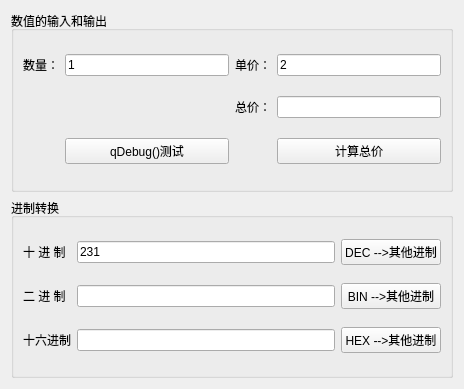
<?xml version="1.0" encoding="UTF-8"?>
<ui version="4.0">
 <class>Widget</class>
 <widget class="QWidget" name="Widget">
  <property name="geometry">
   <rect>
    <x>0</x>
    <y>0</y>
    <width>464</width>
    <height>389</height>
   </rect>
  </property>
  <property name="windowTitle">
   <string>字符串数值转换demo</string>
  </property>
  <layout class="QVBoxLayout" name="verticalLayout">
   <item>
    <widget class="QGroupBox" name="groupBox">
     <property name="title">
      <string>数值的输入和输出</string>
     </property>
     <layout class="QGridLayout" name="gridLayout">
      <item row="0" column="0">
       <widget class="QLabel" name="label">
        <property name="text">
         <string>数量：</string>
        </property>
        <property name="alignment">
         <set>Qt::AlignRight|Qt::AlignTrailing|Qt::AlignVCenter</set>
        </property>
       </widget>
      </item>
      <item row="0" column="1">
       <widget class="QLineEdit" name="editNum">
        <property name="text">
         <string>1</string>
        </property>
       </widget>
      </item>
      <item row="0" column="2">
       <widget class="QLabel" name="label_2">
        <property name="text">
         <string>单价：</string>
        </property>
        <property name="alignment">
         <set>Qt::AlignRight|Qt::AlignTrailing|Qt::AlignVCenter</set>
        </property>
       </widget>
      </item>
      <item row="0" column="3">
       <widget class="QLineEdit" name="editPrice">
        <property name="text">
         <string>2</string>
        </property>
       </widget>
      </item>
      <item row="1" column="2">
       <widget class="QLabel" name="label_3">
        <property name="text">
         <string>总价：</string>
        </property>
        <property name="alignment">
         <set>Qt::AlignRight|Qt::AlignTrailing|Qt::AlignVCenter</set>
        </property>
       </widget>
      </item>
      <item row="1" column="3">
       <widget class="QLineEdit" name="editTotal"/>
      </item>
      <item row="2" column="1">
       <widget class="QPushButton" name="btnDebug">
        <property name="text">
         <string>qDebug()测试</string>
        </property>
       </widget>
      </item>
      <item row="2" column="3">
       <widget class="QPushButton" name="btnCal">
        <property name="text">
         <string>计算总价</string>
        </property>
       </widget>
      </item>
     </layout>
    </widget>
   </item>
   <item>
    <widget class="QGroupBox" name="groupBox_2">
     <property name="title">
      <string>进制转换</string>
     </property>
     <layout class="QGridLayout" name="gridLayout_2">
      <item row="0" column="0">
       <widget class="QLabel" name="label_6">
        <property name="text">
         <string>十 进 制</string>
        </property>
       </widget>
      </item>
      <item row="0" column="1">
       <widget class="QLineEdit" name="editDec">
        <property name="text">
         <string>231</string>
        </property>
       </widget>
      </item>
      <item row="0" column="2">
       <widget class="QPushButton" name="btnDec">
        <property name="text">
         <string>DEC --&gt;其他进制</string>
        </property>
       </widget>
      </item>
      <item row="1" column="0">
       <widget class="QLabel" name="label_7">
        <property name="text">
         <string>二 进 制</string>
        </property>
       </widget>
      </item>
      <item row="1" column="1">
       <widget class="QLineEdit" name="editBin"/>
      </item>
      <item row="1" column="2">
       <widget class="QPushButton" name="btnBin">
        <property name="text">
         <string>BIN --&gt;其他进制</string>
        </property>
       </widget>
      </item>
      <item row="2" column="0">
       <widget class="QLabel" name="label_8">
        <property name="text">
         <string>十六进制</string>
        </property>
       </widget>
      </item>
      <item row="2" column="1">
       <widget class="QLineEdit" name="editHex"/>
      </item>
      <item row="2" column="2">
       <widget class="QPushButton" name="btnHex">
        <property name="text">
         <string>HEX --&gt;其他进制</string>
        </property>
       </widget>
      </item>
     </layout>
    </widget>
   </item>
  </layout>
 </widget>
 <resources/>
 <connections/>
</ui>
